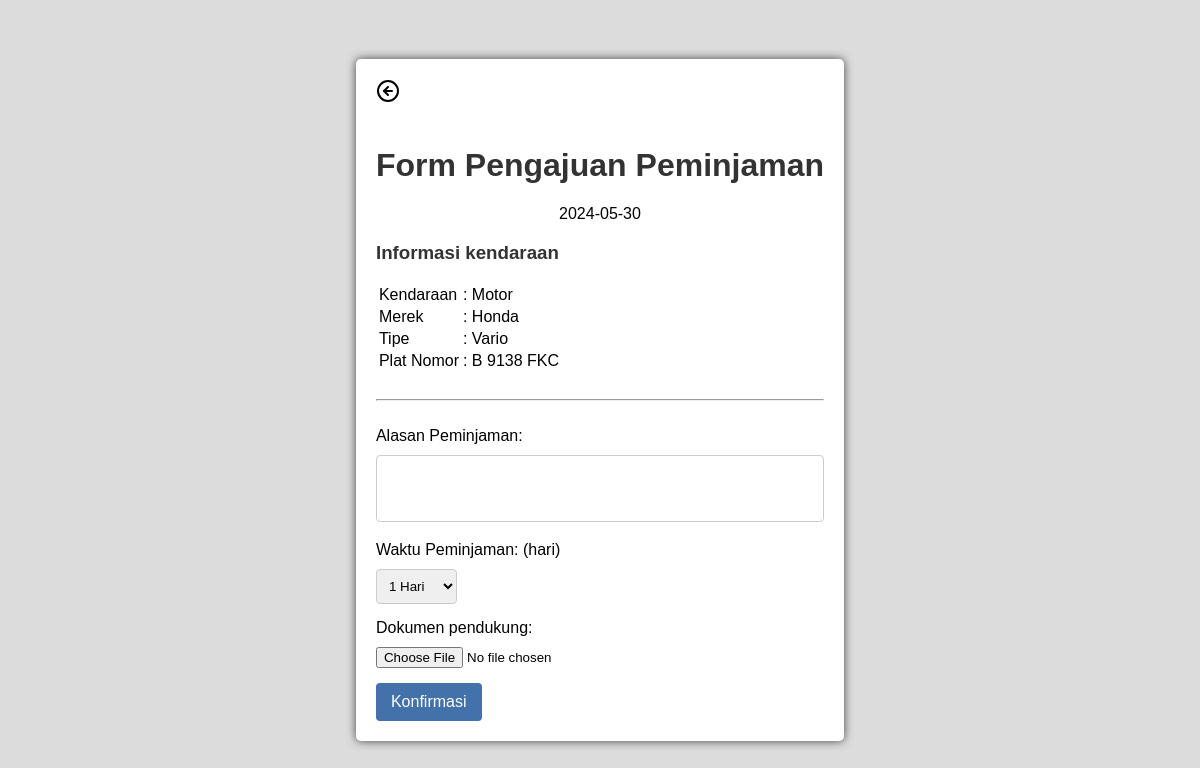
The app's page /pengajuan.php?id=1&jenis=Motor (signed in) with its own data.
### tables this page shows
CREATE TABLE `kendaraan` (
  `id_Kendaraan` int(11) NOT NULL,
  `jenis` varchar(10) NOT NULL,
  `merek` varchar(100) NOT NULL,
  `tipe` varchar(100) NOT NULL,
  `plat_Nomor` varchar(100) NOT NULL,
  `foto` text NOT NULL,
  `status_Kendaraan` int(1) NOT NULL
);

### function/getid.php (called while the page is built, shortened)
<?php
$username = $_SESSION['username'];
$query_user = "SELECT * FROM user WHERE username = '$username'";
$result_user = mysqli_query($conn, $query_user);
if ($result_user && mysqli_num_rows($result_user) > 0) {
    $row_user = mysqli_fetch_assoc($result_user);
    $id_user = $row_user['id_User'];
} else {
    echo "Data pengguna tidak ditemukan.";
    exit();
}

### pengajuan.php (the view, shortened to what this page needs)
<?php
require './function/koneksi.php';
require './function/getid.php';
$query = "SELECT user.id_User, user.username, profil.nama, profil.nik, profil.jenis_Kelamin, profil.tanggal_Lahir, profil.email, profil.no_Hp, user.level
FROM user LEFT JOIN profil ON user.id_User = profil.id_User WHERE profil.id_User = $id_user;";
$result = mysqli_query($conn, $query);
$row = mysqli_fetch_assoc($result);
if (isset($_GET['id'])) {
    $id_kendaraan = $_GET['id'];
    $query_kendaraan = "SELECT * FROM kendaraan WHERE id_Kendaraan = $id_kendaraan";
    $result_kendaraan = mysqli_query($conn, $query_kendaraan);
    if ($result_kendaraan && mysqli_num_rows($result_kendaraan) > 0) {
        $row_kendaraan = mysqli_fetch_assoc($result_kendaraan);
    } else {
        echo "Data kendaraan tidak ditemukan.";
    }
} else {
    echo "Parameter 'id' tidak ditemukan pada URL.";
}
?>
<!DOCTYPE html>
<html lang="en">
<head>
    <link rel="stylesheet" href="./css/pengajuan.css">
</head>
<body>
<?php
    if ($row['nama'] != true) {
        echo ('<script>
    window.location="form_profil.php"
    </script>');
    } else { ?>
    <div class="box">
        <a href="daftar_kendaraan.php"><img src="./img/arrow-left-circle.svg" alt=""></a>
        <br>
        <br>
        <h1>Form Pengajuan Peminjaman</h1>
        <div style="text-align: center;">
            <?php $tanggal_Pengajuan = date("Y-m-d");
            echo ($tanggal_Pengajuan);
            ?>
        </div>
        <h3>Informasi kendaraan</h3>
        <table>
            <tr>
                <td>Kendaraan</td>
                <td>: <?= $row_kendaraan["jenis"]; ?></td>
            </tr>
            <tr>
                <td>Merek</td>
                <td>: <?= $row_kendaraan["merek"]; ?></td>
            </tr>
            <tr>
                <td>Tipe</td>
                <td>: <?= $row_kendaraan["tipe"]; ?></td>
            </tr>
            <tr>
                <td>Plat Nomor </td>
                <td>: <?= $row_kendaraan["plat_Nomor"]; ?></td>
            </tr>
        </table>
        <br>
        <hr>
        <br>
        <form action="" method="post" enctype="multipart/form-data">
            <label for="alasan">Alasan Peminjaman:</label>
            <textarea name="alasan" id="" cols="30" rows="3" class="alasan"></textarea>
            <br>
            <label for="waktu">Waktu Peminjaman: (hari)</label>
            <select name="waktu" id="" class="waktu">
                <option value="1">1 Hari</option>
            </select>
            <br>
            <label for="gambar">Dokumen pendukung:</label>
            <input type="file" name="gambar" id="gambar" class="file">
            <br>
            <button type="submit" value="Upload">Konfirmasi</button>
        </form>
    </div>
    <?php } ?>
</body>
</html>

### css/pengajuan.css (style rules this page uses)
body { font-family: Arial, sans-serif; background-color: #dcdcdc; margin: 0; padding: 0; display: flex; align-items: center; justify-content: center; height: 100vh; }
h1 { text-align: center; color: #333; }
h3 { text-align: left; color: #333; }
.box { max-width: auto; margin: 0 auto; background-color: #fff; padding: 20px; border-radius: 5px; box-shadow: 0 0 10px rgba(0, 0, 0, 0.7); flex-direction: column; }
label { display: block; margin-bottom: 10px; }
.alasan { width: 100%; padding: 10px; margin-bottom: 15px; box-sizing: border-box; border: 1px solid #ccc; border-radius: 4px; resize: none; }
.waktu { width: 18%; padding: 8px; margin-bottom: 15px; box-sizing: border-box; border: 1px solid #ccc; border-radius: 4px; }
.file { width: 100%; margin-bottom: 15px; }
button { background-color: #4371aa; color: white; padding: 10px 15px; border: none; border-radius: 4px; cursor: pointer; font-size: 16px; align-self: flex-end; }

### records on screen
kendaraan: jenis "Motor", merek "Honda", tipe "Vario", plat_Nomor "B 9138 FKC"
